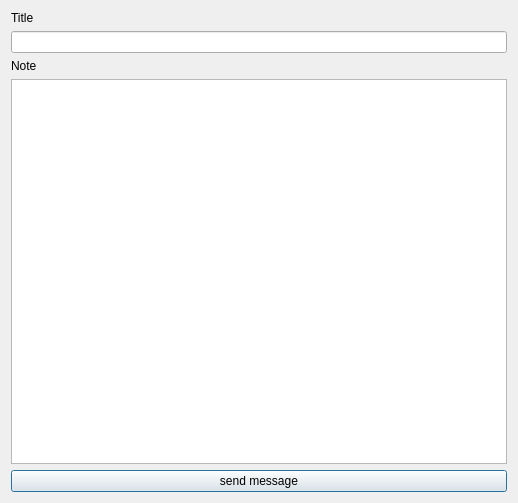
<?xml version="1.0" encoding="UTF-8"?>
<ui version="4.0">
 <class>Dialog</class>
 <widget class="QDialog" name="Dialog">
  <property name="geometry">
   <rect>
    <x>0</x>
    <y>0</y>
    <width>518</width>
    <height>503</height>
   </rect>
  </property>
  <property name="windowTitle">
   <string>Dialog</string>
  </property>
  <layout class="QVBoxLayout" name="verticalLayout">
   <item>
    <widget class="QLabel" name="label">
     <property name="text">
      <string>Title</string>
     </property>
    </widget>
   </item>
   <item>
    <widget class="QLineEdit" name="lineEdit_2"/>
   </item>
   <item>
    <widget class="QLabel" name="label_2">
     <property name="text">
      <string>Note</string>
     </property>
    </widget>
   </item>
   <item>
    <widget class="QTextEdit" name="textEdit"/>
   </item>
   <item>
    <widget class="QPushButton" name="pushButtonD">
     <property name="text">
      <string>send message</string>
     </property>
    </widget>
   </item>
  </layout>
 </widget>
 <resources/>
 <connections/>
</ui>
